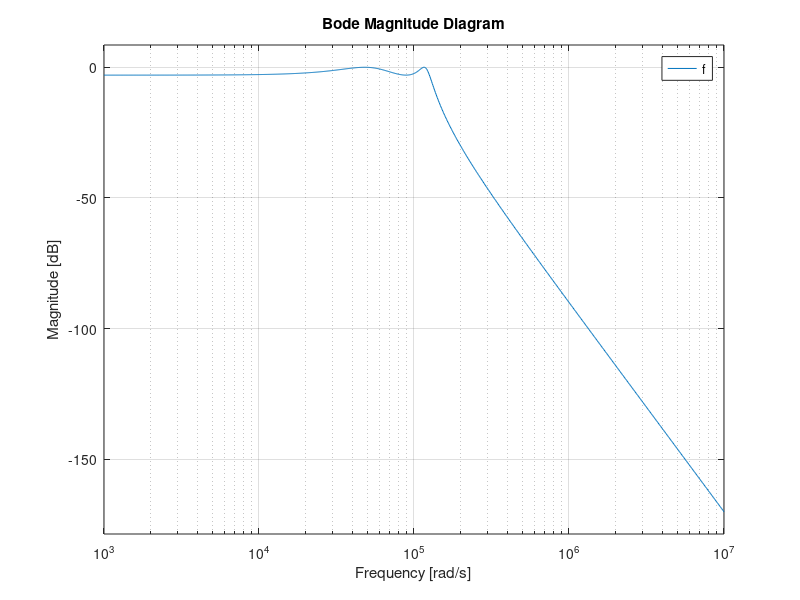

This figure's MATLAB source:
clc
close all
clear all

a = ((119405^2)*(55606^2))/sqrt(2);
b1 = [1 (0.1785*119405) (119405^2)];
b2 = [1 (0.9276*55606) (55606^2)];

B = conv(b1, b2);
f = tf(a, B);
bodemag(f)
grid on